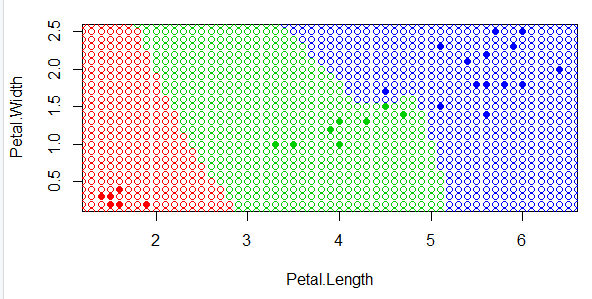

Recreate this plot in R.
euclideanDistance <- function(u, v){
  return(sqrt(sum((u - v)^2)))
}
oneNN <- function(xl, z, metricFunction =euclideanDistance){
  
  
  min_dist = 1e15
  min_dist_class = 'setosa'
  
  l <- dim(xl)[1]
  n <- dim(xl)[2] - 1
  
  for (i in 1:l){
    tmp_dist =metricFunction(xl[i, 1:n], z)
    
    if(tmp_dist < min_dist) {
      min_dist = tmp_dist
      min_dist_class = xl[i, n+1]
    }
  }
  
  return (min_dist_class)
}

colors <- c("setosa" = "red", "versicolor" = "green3",
            "virginica" = "blue")

iris30 = iris[sample(c(1:150), 30, replace=FALSE), 3:5]

plot(iris30[, 1:2], pch = 21, bg = colors[iris30$Species],
     col = colors[iris30$Species])
xl <- iris30[, 1:3]

points_array = c()

for (ytmp in seq(0, 3, by=0.1)){
for (xtmp in seq(0, 7, by=0.1)){
  
    z <- c(xtmp,ytmp)
    class <- oneNN(xl, z)
    points_array = c(points_array, c(z))
    points(z[1], z[2], pch = 1, col = colors[class])
  }
}
